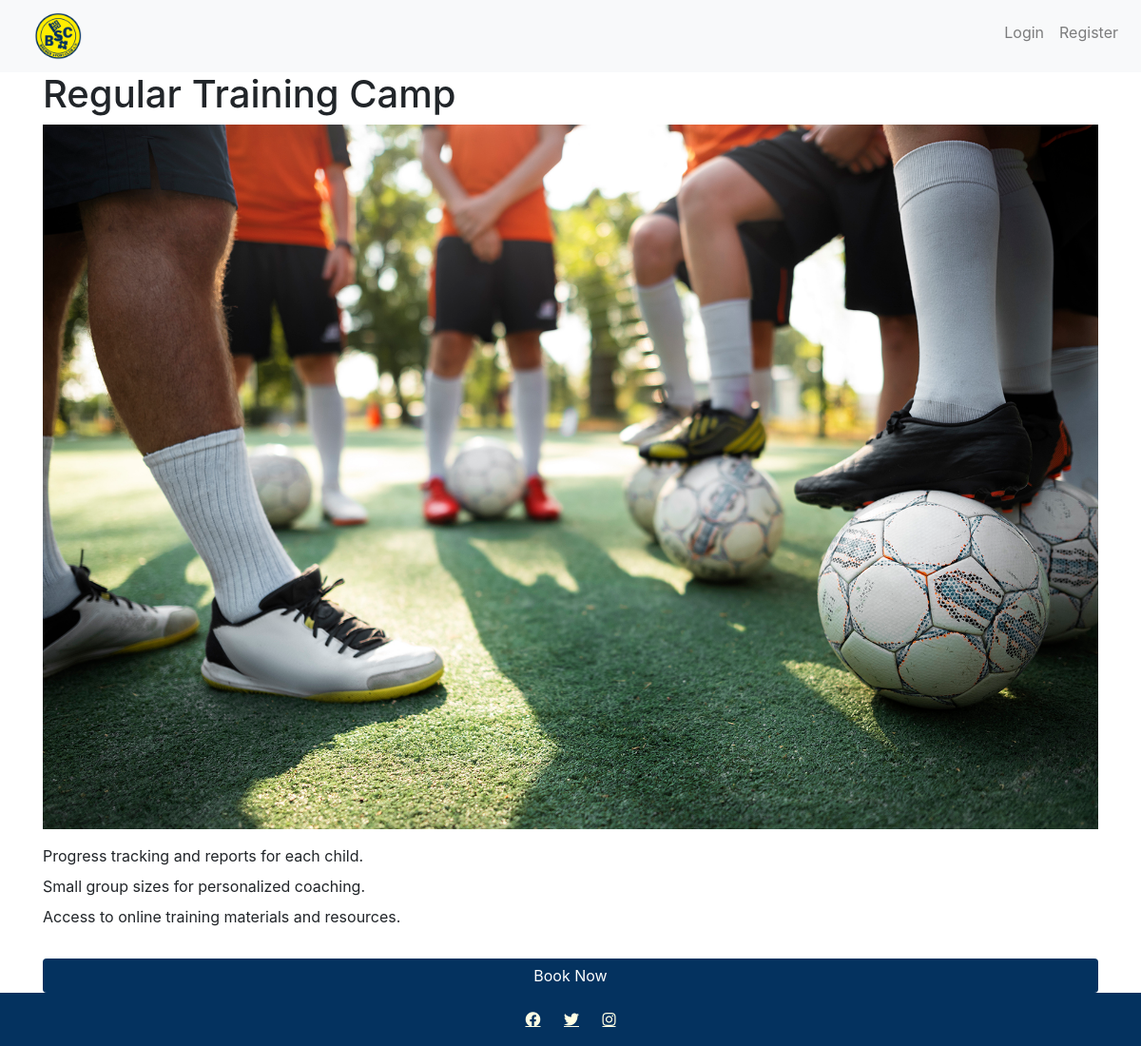
The page /service/1/ on the database its author committed.
### football_camp/models.py (models this page shows, shortened)
class Service(models.Model):
    TRAININGS = (("skills", "Skills"), ("fitness", "Fitness"), ("tactics", "Tactics"), ("all", "All"))
    title = models.CharField(max_length=100, null=False, blank=False, verbose_name="Service Title")
    focus = models.CharField(max_length=200, verbose_name="Service Focus")
    duration = models.CharField(max_length=100, verbose_name="Service Duration")
    features = models.TextField(verbose_name="Service Features")
    training = models.CharField(max_length=10, choices=TRAININGS, null=True, blank=True, verbose_name="Training Type")
    image = models.ImageField(upload_to='services/', blank=True, null=True, verbose_name="Service Image")
    class Meta:
        verbose_name = "Service"
        verbose_name_plural = "Services"

### football_camp/views.py (the view)
# urls.py: path('service/<int:service_id>/', views.service_page, name='service_page'),
def service_page(request, service_id):
    service = get_object_or_404(Service, id=service_id)
    return render(request, 'football_camp/service_page.html', {'service': service})

### football_camp/templates/football_camp/service_page.html (shortened to what this page needs)
{% extends 'football_camp/base.html' %}
{% block content %}
<div class="container">
    <h1>{{ service.title }}</h1>
    {% if service.image %}
    <img src="{{ service.image.url }}" alt="{{ service.title }}" class="img-fluid">
    {% endif %}
    <p>{{ service.features|safe|linebreaksbr }}</p>
    <a href="{% url 'book_service' %}" class="btn btn-primary">Book Now</a>
</div>
{% endblock %}

### football_camp/static/css/style.css (style rules this page uses)
html, body { margin: 0; height: 100%; }
.btn-primary { background-color: #04325F !important; border: none !important; color: #FFFFFF; padding: 0.75rem; font-size: 1rem; width: 100%; border-radius: 0; }
.btn-primary { width: 100%; margin-top: 1rem; }
ul { padding: 0; list-style: none; }
ul li { margin-bottom: 0.5rem; }

### rows shown on the page
Service: title "Regular Training Camp", image (picture), features "Progress tracking and reports for each child. Small group sizes for personalized coaching. Access to online training materials and resources."
